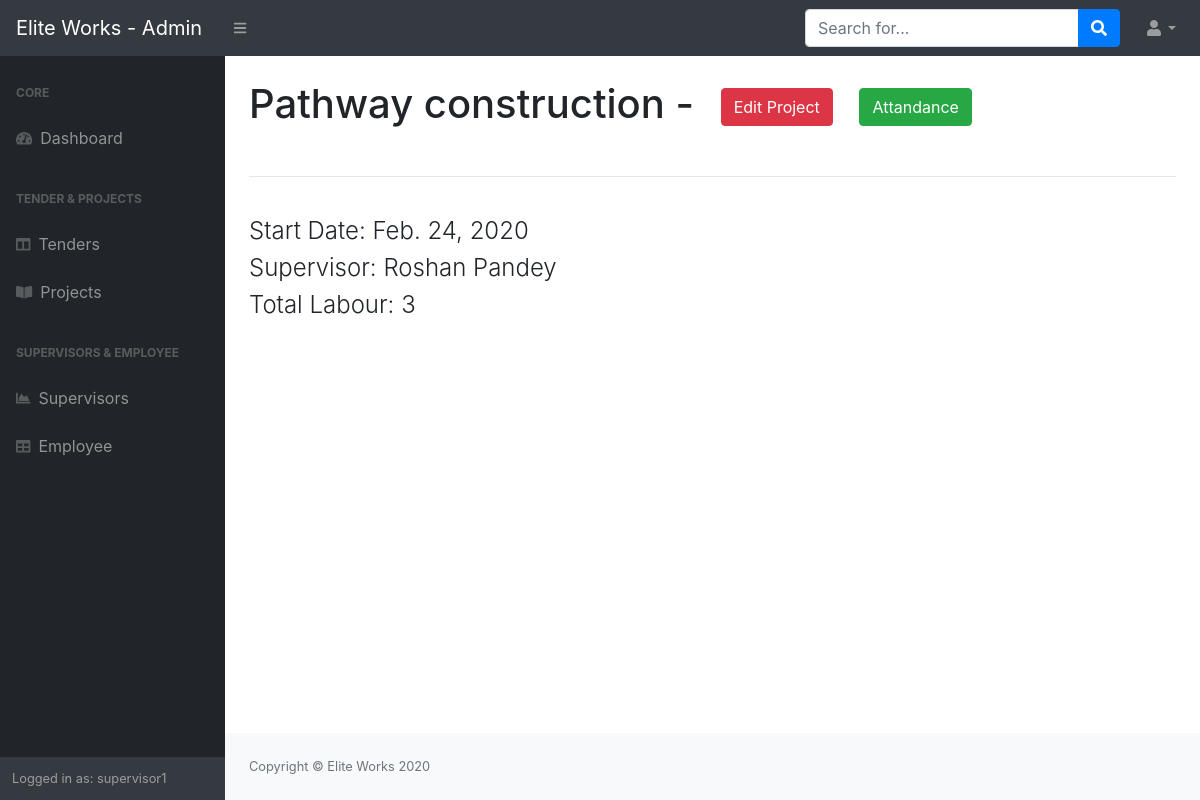
The app's page /project/4/ (signed in) with its own data.
### projects/models.py (models this page shows, shortened)
class Projects(models.Model):
    tender = models.ForeignKey(Tender,on_delete=models.CASCADE)
    project_name = models.CharField(max_length=50)
    start_date = models.DateField('Start Date',default=timezone.now)
    use_less = models.BooleanField(default=True)
    class Meta:
        verbose_name = 'Project'
        verbose_name_plural = 'Project'

### employee/models.py (models this page shows, shortened)
class SuperVisors(models.Model):
    project = models.OneToOneField(Projects,on_delete=models.CASCADE,null=True)
    username = models.CharField(max_length=50,blank=False)
    password = models.CharField(max_length=50,blank=False)
    name = models.CharField('Name', max_length=250,blank=False)
    image = models.ImageField('Image',upload_to='Supervisor_Images',blank=True)
    mobile_number = models.CharField('Mobile Number',max_length=15)
    alter_number = models.CharField('Alternate Number',max_length=15)
    address = models.CharField('Address',max_length=400)
    resume = models.FileField(upload_to='Resume')
    aadhar_number = models.CharField('Aadhar Number',max_length=20)
    aadhar_photo = models.ImageField('Aadhar Card Photo',upload_to='Aadhar_photo',blank=True)
    pan_number = models.CharField('PAN Number', max_length=20)
    pan_photo = models.ImageField('PAN Card Photo',upload_to='PAN_Photo',blank=True)
    highest_qual = models.CharField('Highest Qualifications',max_length=200)
    highest_qual_photo = models.ImageField('Proof of Highest Qualification',upload_to='Highest_Qualification',blank=True)
    ten_certi = models.ImageField('10th Certificate',upload_to='ten_certi',blank=True)
    twelve_certi = models.ImageField('12th Certificate',upload_to='twelve_certi',blank=True)
    tech_certificate_name = models.CharField('Technical Certificate Name',max_length=300)
    tech_certi = models.ImageField('Technical Certificate',upload_to='tech_certi',blank=True)
    UAN_number = models.CharField('UAN Number',max_length=200)
    is_employee = models.BooleanField('Employee')
    class Meta:
        verbose_name = 'Supervisors List'
        verbose_name_plural = 'Supervisors List'
        unique_together = ('project', 'username',)

### projects/views.py (the view)
# urls.py: path('project/<int:id>/',project_view.project_details,name='project_detail'),
@login_required
def project_details(request,id):
    supervisor = SuperVisors.objects.get(project=id)
    return render(request,'projects/project_detail.html',{
        'project': Projects.objects.get(id=id),
        'supervisor': supervisor,
        'total_labour': len(labour.objects.all().filter(project = id))
        })

### projects/templates/projects/project_detail.html (shortened to what this page needs)
{% load static %}
<!DOCTYPE html>
<html lang="en">
    <head>
        <link href="{% static 'projects/css/styles.css' %}" rel="stylesheet" />
        <link href="https://cdn.datatables.net/1.10.20/css/dataTables.bootstrap4.min.css" rel="stylesheet" />
    </head>
    <body class="sb-nav-fixed">
        <nav class="sb-topnav navbar navbar-expand navbar-dark bg-dark">
            <a class="navbar-brand" href="index.html">Elite Works - Admin</a><button class="btn btn-link btn-sm order-1 order-lg-0" id="sidebarToggle" href="#"><i class="fas fa-bars"></i></button
            >
            <form class="d-none d-md-inline-block form-inline ml-auto mr-0 mr-md-3 my-2 my-md-0">
                <div class="input-group">
                    <input class="form-control" type="text" placeholder="Search for..." aria-label="Search" aria-describedby="basic-addon2" />
                    <div class="input-group-append">
                        <button class="btn btn-primary" type="button"><i class="fas fa-search"></i></button>
                    </div>
                </div>
            </form>
            <ul class="navbar-nav ml-auto ml-md-0">
                <li class="nav-item dropdown">
                    <a class="nav-link dropdown-toggle" id="userDropdown" href="#" role="button" data-toggle="dropdown" aria-haspopup="true" aria-expanded="false"><i class="fas fa-user fa-fw"></i></a>
                </li>
            </ul>
        </nav>
        <div id="layoutSidenav">
            <div id="layoutSidenav_nav">
                <nav class="sb-sidenav accordion sb-sidenav-dark" id="sidenavAccordion">
                    <div class="sb-sidenav-menu">
                        <div class="nav">
                            <div class="sb-sidenav-menu-heading">Core</div>
                            <a class="nav-link" href="/"
                                ><div class="sb-nav-link-icon"><i class="fas fa-tachometer-alt"></i></div>
                                Dashboard</a
                            >
                            <div class="sb-sidenav-menu-heading">Tender & Projects</div>
                            <a class="nav-link collapsed" href="/tender" data-target="#collapseLayouts" aria-expanded="false" aria-controls="collapseLayouts"
                                ><div class="sb-nav-link-icon"><i class="fas fa-columns"></i></div>
                                Tenders
                            </a>
                            <a class="nav-link collapsed" href="#" data-target="#collapsePages" aria-expanded="false" aria-controls="collapsePages"
                                ><div class="sb-nav-link-icon"><i class="fas fa-book-open"></i></div>
                                Projects
                            </a>
                            <div class="sb-sidenav-menu-heading">Supervisors & Employee</div>
                            <a class="nav-link" href="/supervisor"
                                ><div class="sb-nav-link-icon"><i class="fas fa-chart-area"></i></div>
                                Supervisors</a
                            ><a class="nav-link" href="/labour"
                                ><div class="sb-nav-link-icon"><i class="fas fa-table"></i></div>
                                Employee</a>
                        </div>
                    </div>
                    <div class="sb-sidenav-footer">
                        <div class="small">Logged in as:  {{request.user}}</div>
                    </div>
                </nav>
            </div>
            <div id="layoutSidenav_content">
                <main>
                    <div class="container-fluid">
                        <h1 class="mt-4 mb-5 mr-5">{{project.project_name}} - {{tender_object.tender_number}} <a href="/edit_tender/{{tender_object.id}}"><button type="button" class="ml-3 btn btn-danger mr-3">Edit Project</button></a> <a href="/attandance/{{project.id}}"><button type="button" class="btn btn-success mr-3">Attandance</button></a></h1>
                        <hr><br>
                        <h4 class="font-weight-light">Start Date: {{project.start_date}}</h4>
                        <h4 class="font-weight-light">Supervisor: {{supervisor.name}}</h4>
                        <h4 class="font-weight-light">Total Labour: {{total_labour}}</h4>
                </main>
                <footer class="py-4 bg-light mt-auto">
                    <div class="container-fluid">
                        <div class="d-flex align-items-center justify-content-between small">
                            <div class="text-muted">Copyright &copy; Elite Works 2020</div>
                        </div>
                    </div>
                </footer>
            </div>
        </div>
    </body>
</html>

### records on screen
Projects: project_name "Pathway construction", start_date "Feb. 24, 2020"
SuperVisors: name "Roshan Pandey"

### other values on screen
{{ request.user }} "supervisor1"
{{ total_labour }} "3"
